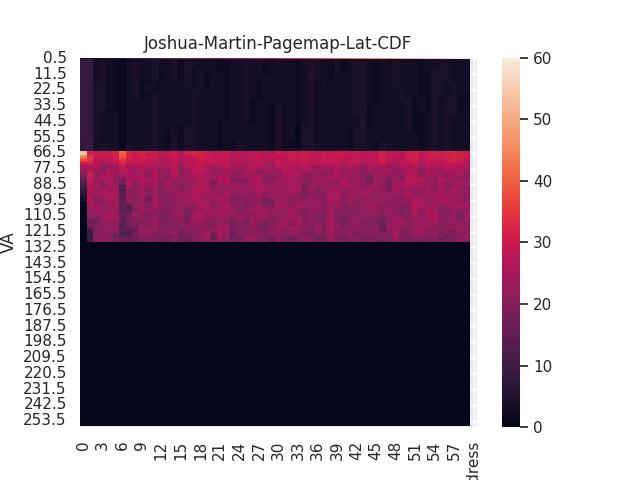

Write the Python code that produced this figure.
import pandas as pd
import matplotlib.pyplot as plt
import seaborn as sns
sns.set()

df = pd.read_csv("heatLog.csv")
df = df[df.columns[1:]]
df = df.transpose()

#plt.imshow(df,cmap='hot',interpolation='nearest')
sns.heatmap(df)
# plt.ylim(256,0)
plt.xlim(0,60)

plt.title("Joshua-Martin-Pagemap-Lat-CDF")
plt.xlabel("Seconds")
plt.ylabel("VA")
plt.savefig('heatmap.jpg')